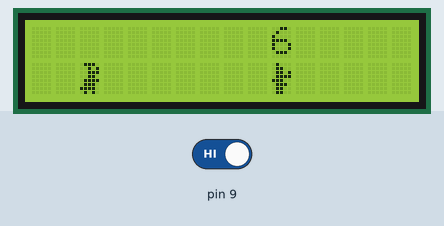
A sketch run on a simulated Arduino Uno, built with avr-gcc and run on an emulated ATmega328P. On the bench: 16×2 character LCD. The inputs (shaded band) are chosen by the test bench; at power-on: pin 9 HIGH. Random numbers use the default seed unless the sketch sets one; what the sketch prints to the serial monitor is not drawn.

Above: at 1.2 s.
1.3 s: pin 9 driven LOW
At 1.64 s:
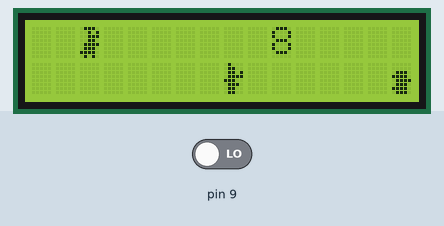
At 3.2 s:
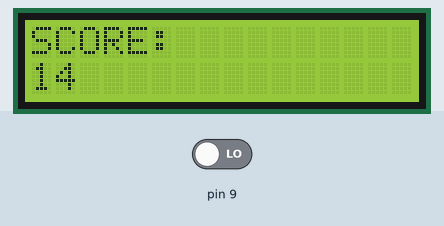
Timing chart, 0 to 4.7 s (numbered marks = the images above; inputs shaded):
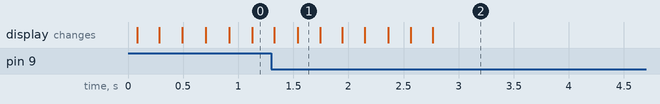

The sketch:

diozar.ino
```cpp
#include <LiquidCrystal.h>

const int rs = 12, en = 13, d4 = 5, d5 = 4, d6 = 3, d7 = 2;
LiquidCrystal lcd(rs, en, d4, d5, d6, d7);
bool ButtonClick;
int cactus_x[] = {0,0,0,0,0,0,0,0,0,0,0,0,0,0,0,0,0,0,0,0,0,0,0,0,0,0,0,0};
unsigned long long cactuses = 0;
unsigned long long cactusTimeRespawn = 0;
unsigned long long jumpTime = 0;
unsigned long long isjumping = 0;
unsigned long long updateCactus = 0;
unsigned long long jump_reload = 0;
int old_cactus = 1;
int score = 0;
bool lose = false;
bool lose_finish = false;

byte dinosaur[] = {
  B01110,
  B00101,
  B00111,
  B00110,
  B01111,
  B01110,
  B11110,
  B01010
};

byte cactus1[] = {
  B00000,
  B00000,
  B01110,
  B11110,
  B01111,
  B01110,
  B11110,
  B01110
};

byte cactus2[] = {
  B01000,
  B01100,
  B01101,
  B01111,
  B11100,
  B01110,
  B01100,
  B01100
};

void setup() {
  pinMode(9, INPUT);
  lcd.begin(16, 2);
  lcd.createChar(0, dinosaur);
  lcd.createChar(1, cactus1);
  lcd.createChar(2, cactus2);
  Serial.begin(9600);
}

void add_cactus(){
  cactus_x[15] = random(1, 3);
  cactuses ++;
  }

void update_cactus(){
  for (int i = 0; i < 16; i ++) {
    if(cactus_x[i] > 0){
      lcd.setCursor(i, 1);
      lcd.write(cactus_x[i]);
      lcd.setCursor(i +1, 1);
      lcd.println(" ");
      old_cactus = cactus_x[i];
      cactus_x[i] = 0;
      if(i > 0);
        cactus_x[i - 1] = old_cactus;
      }
      else{
        lcd.setCursor(i, 1);
        lcd.print(" ");
      }

      if(i == 2 and cactus_x[i - 1] > 0){
        if (jumpTime < millis()){
          lcd.clear();
          lcd.setCursor(10, 0);
          lcd.print("LOSE ");
          updateCactus = 0xFFFFFFFFFFFFFFF;
          lose = true;
          }
        }

  }

  }

void loop() {
  ButtonClick = digitalRead(9);
  if (cactusTimeRespawn < millis()){
    cactusTimeRespawn = millis() + random(1000, 2500);
      add_cactus();
    }
  if (lose == false){
  if (ButtonClick == 0 and isjumping == 0 and jump_reload < millis()){
    isjumping = 1;
    jumpTime = millis() + 1000;
    jump_reload = millis() + 1250;
    }
  if (ButtonClick == 1){
    isjumping = 0;

    }
  }
  if (lose == false){
  if (jumpTime < millis()){
    lcd.setCursor(2, 1);
    lcd.write(byte(0));
    lcd.setCursor(2, 0);
    lcd.print(" ");

    }
 else{
    lcd.setCursor(2, 1);
    lcd.print(" ");
    lcd.setCursor(2, 0);
    lcd.write(byte(0));

  }
  if (updateCactus < millis()){
    updateCactus = millis() + 200;
    update_cactus();
    score ++;
  }
  }
   if (lose == false){
          lcd.setCursor(10, 0);
          lcd.print(score);

        }
   if (lose == true and lose_finish == false){
          lcd.clear();
          lcd.setCursor(0, 1);
          lcd.print(score);
          Serial.println(score);
          lcd.setCursor(0, 0);
          lcd.print("SCORE: ");
          lose_finish = true;
        }
  delay(10);
}
```
